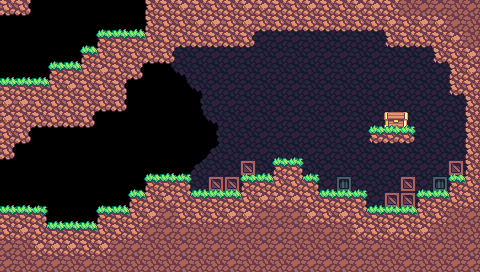

This is a level from a 2D game, rendered from its Tiled map with the project's own tilesets. A one-line summary and the complete map file follow:
An orthogonal 30x17 tile map with 16x16 px tiles, 5 tile layers (dirtBg, grassBg, chest, crate, ...), 7 tilesets.

<map version="1.0" tiledversion="1.1.1" orientation="orthogonal" renderorder="right-down" width="30" height="17" tilewidth="16" tileheight="16" infinite="0" nextobjectid="1">
 <properties>
  <property name="background" type="file" value="../../../images/backgrounds/grassland.png" />
  <property name="leftMap" value="levels/RPG/grassland/introduction3" />
  <property name="topMap" value="levels/RPG/grassland/main2" />
 </properties>
 <tileset firstgid="1" source="../../tiles/grass.tsx" />
 <tileset firstgid="37" source="../../tiles/crate.tsx" />
 <tileset firstgid="41" source="../../tiles/chest.tsx" />
 <tileset firstgid="45" source="../../tiles/player.tsx" />
 <tileset firstgid="46" source="../../tiles/grassBg.tsx" />
 <tileset firstgid="50" source="../../tiles/dirtBg.tsx" />
 <tileset firstgid="66" source="../../tiles/fence.tsx" />
 <layer name="dirtBg" width="30" height="17">
  <data encoding="csv">
0,0,0,0,0,0,0,0,0,0,50,51,51,51,50,51,50,50,51,50,50,51,50,51,51,51,51,50,50,50,
0,0,0,0,0,0,0,0,0,0,50,50,50,51,51,51,50,50,50,50,51,51,51,50,51,51,50,50,50,51,
0,0,0,0,0,0,0,0,0,0,50,51,50,51,50,51,51,51,51,50,50,51,50,50,51,50,51,51,50,51,
0,0,0,0,0,0,0,0,0,0,56,50,51,51,51,51,50,51,50,51,51,51,50,51,50,50,51,51,50,50,
0,0,0,0,0,0,0,0,0,0,57,56,50,50,51,50,51,50,50,50,51,50,51,51,51,51,50,51,50,51,
0,0,0,0,0,0,0,0,0,0,0,57,56,51,51,51,50,51,51,50,51,50,50,51,51,50,50,50,50,50,
0,0,0,0,0,0,0,0,0,0,0,0,60,51,51,50,50,50,51,51,50,51,50,50,50,51,51,51,50,50,
0,0,0,0,0,0,0,0,0,0,0,0,57,56,50,51,50,51,51,50,51,51,50,51,51,50,50,51,50,50,
0,0,0,0,0,0,0,0,0,0,0,0,0,60,50,50,51,51,51,51,50,51,51,50,51,50,50,50,51,51,
0,0,0,0,0,0,0,0,0,0,0,0,65,64,50,51,51,50,50,51,51,50,50,50,50,50,50,50,50,51,
0,0,0,0,0,0,0,0,0,0,0,65,64,50,50,50,50,51,51,50,51,50,50,51,51,51,51,51,51,51,
0,0,0,0,0,0,0,0,0,0,0,64,50,50,50,51,50,51,51,50,51,50,51,50,50,51,51,50,51,51,
0,0,0,0,0,0,0,0,0,0,0,50,51,51,51,50,51,50,50,51,51,51,50,51,51,50,51,51,51,51,
0,0,0,0,0,0,0,0,0,0,0,50,51,51,50,51,50,50,51,51,50,50,50,51,51,50,51,51,50,51,
0,0,0,0,0,0,0,0,0,0,0,50,51,51,51,51,50,50,50,51,50,51,50,50,50,51,51,50,51,50,
0,0,0,0,0,0,0,0,0,0,0,50,50,51,51,50,51,51,51,51,50,51,51,51,50,51,50,50,51,50,
0,0,0,0,0,0,0,0,0,0,0,50,51,51,51,50,50,50,51,51,51,50,51,50,51,51,50,50,50,51
</data>
 </layer>
 <layer name="grassBg" width="30" height="17">
  <data encoding="csv">
0,0,0,0,0,0,0,0,0,0,0,0,0,0,0,0,0,0,0,0,0,0,0,0,0,0,0,0,0,0,
0,0,0,0,0,0,48,46,0,0,0,0,0,0,0,0,0,0,0,0,0,0,0,0,0,0,0,0,0,0,
0,0,0,0,0,48,0,0,0,0,0,0,0,0,0,0,0,0,0,0,0,0,0,0,0,0,0,0,0,0,
0,0,0,48,46,0,0,0,0,0,0,0,0,0,0,0,0,0,0,0,0,0,0,0,0,0,0,0,0,0,
46,46,46,0,0,0,0,0,0,0,0,0,0,0,0,0,0,0,0,0,0,0,0,0,0,0,0,0,0,0,
0,0,0,0,0,0,0,0,0,0,0,0,0,0,0,0,0,0,0,0,0,0,0,0,0,0,0,0,0,0,
0,0,0,0,0,0,0,0,0,0,0,0,0,0,0,0,0,0,0,0,0,0,0,0,0,0,0,0,0,0,
0,0,0,0,0,0,0,0,0,0,0,0,0,0,0,0,0,0,0,0,0,0,0,48,46,48,0,0,0,0,
0,0,0,0,0,0,0,0,0,0,0,0,0,0,0,0,0,0,0,0,0,0,0,0,0,0,0,0,0,0,
0,0,0,0,0,0,0,0,0,0,0,0,0,0,0,0,0,48,48,0,0,0,0,0,0,0,0,0,0,0,
0,0,0,0,0,0,0,0,0,48,46,48,0,0,0,48,46,0,0,48,0,0,0,0,0,0,0,0,48,0,
0,0,0,0,0,0,0,0,48,0,0,0,46,46,46,0,0,0,0,0,46,46,48,0,0,0,48,46,0,0,
46,46,48,0,0,0,48,46,0,0,0,0,0,0,0,0,0,0,0,0,0,0,0,0,46,0,0,0,0,0,
0,0,0,46,46,46,0,0,0,0,0,0,0,0,0,0,0,0,0,0,0,0,0,0,0,0,0,0,0,0,
0,0,0,0,0,0,0,0,0,0,0,0,0,0,0,0,0,0,0,0,0,0,0,0,0,0,0,0,0,0,
0,0,0,0,0,0,0,0,0,0,0,0,0,0,0,0,0,0,0,0,0,0,0,0,0,0,0,0,0,0,
0,0,0,0,0,0,0,0,0,0,0,0,0,0,0,0,0,0,0,0,0,0,0,0,0,0,0,0,0,0
</data>
 </layer>
 <layer name="chest" width="30" height="17">
  <data encoding="csv">
0,0,0,0,0,0,0,0,0,0,0,0,0,0,0,0,0,0,0,0,0,0,0,0,0,0,0,0,0,0,
0,0,0,0,0,0,0,0,0,0,0,0,0,0,0,0,0,0,0,0,0,0,0,0,0,0,0,0,0,0,
0,0,0,0,0,0,0,0,0,0,0,0,0,0,0,0,0,0,0,0,0,0,0,0,0,0,0,0,0,0,
0,0,0,0,0,0,0,0,0,0,0,0,0,0,0,0,0,0,0,0,0,0,0,0,0,0,0,0,0,0,
0,0,0,0,0,0,0,0,0,0,0,0,0,0,0,0,0,0,0,0,0,0,0,0,0,0,0,0,0,0,
0,0,0,0,0,0,0,0,0,0,0,0,0,0,0,0,0,0,0,0,0,0,0,0,0,0,0,0,0,0,
0,0,0,0,0,0,0,0,0,0,0,0,0,0,0,0,0,0,0,0,0,0,0,0,0,0,0,0,0,0,
0,0,0,0,0,0,0,0,0,0,0,0,0,0,0,0,0,0,0,0,0,0,0,0,42,0,0,0,0,0,
0,0,0,0,0,0,0,0,0,0,0,0,0,0,0,0,0,0,0,0,0,0,0,0,0,0,0,0,0,0,
0,0,0,0,0,0,0,0,0,0,0,0,0,0,0,0,0,0,0,0,0,0,0,0,0,0,0,0,0,0,
0,0,0,0,0,0,0,0,0,0,0,0,0,0,0,0,0,0,0,0,0,0,0,0,0,0,0,0,0,0,
0,0,0,0,0,0,0,0,0,0,0,0,0,0,0,0,0,0,0,0,0,0,0,0,0,0,0,0,0,0,
0,0,0,0,0,0,0,0,0,0,0,0,0,0,0,0,0,0,0,0,0,0,0,0,0,0,0,0,0,0,
0,0,0,0,0,0,0,0,0,0,0,0,0,0,0,0,0,0,0,0,0,0,0,0,0,0,0,0,0,0,
0,0,0,0,0,0,0,0,0,0,0,0,0,0,0,0,0,0,0,0,0,0,0,0,0,0,0,0,0,0,
0,0,0,0,0,0,0,0,0,0,0,0,0,0,0,0,0,0,0,0,0,0,0,0,0,0,0,0,0,0,
0,0,0,0,0,0,0,0,0,0,0,0,0,0,0,0,0,0,0,0,0,0,0,0,0,0,0,0,0,0
</data>
 </layer>
 <layer name="crate" width="30" height="17">
  <data encoding="csv">
0,0,0,0,0,0,0,0,0,0,0,0,0,0,0,0,0,0,0,0,0,0,0,0,0,0,0,0,0,0,
0,0,0,0,0,0,0,0,0,0,0,0,0,0,0,0,0,0,0,0,0,0,0,0,0,0,0,0,0,0,
0,0,0,0,0,0,0,0,0,0,0,0,0,0,0,0,0,0,0,0,0,0,0,0,0,0,0,0,0,0,
0,0,0,0,0,0,0,0,0,0,0,0,0,0,0,0,0,0,0,0,0,0,0,0,0,0,0,0,0,0,
0,0,0,0,0,0,0,0,0,0,0,0,0,0,0,0,0,0,0,0,0,0,0,0,0,0,0,0,0,0,
0,0,0,0,0,0,0,0,0,0,0,0,0,0,0,0,0,0,0,0,0,0,0,0,0,0,0,0,0,0,
0,0,0,0,0,0,0,0,0,0,0,0,0,0,0,0,0,0,0,0,0,0,0,0,0,0,0,0,0,0,
0,0,0,0,0,0,0,0,0,0,0,0,0,0,0,0,0,0,0,0,0,0,0,0,0,0,0,0,0,0,
0,0,0,0,0,0,0,0,0,0,0,0,0,0,0,0,0,0,0,0,0,0,0,0,0,0,0,0,0,0,
0,0,0,0,0,0,0,0,0,0,0,0,0,0,0,0,0,0,0,0,0,0,0,0,0,0,0,0,0,0,
0,0,0,0,0,0,0,0,0,0,0,0,0,0,0,39,0,0,0,0,0,0,0,0,0,0,0,0,39,0,
0,0,0,0,0,0,0,0,0,0,0,0,0,39,39,0,0,0,0,0,0,40,0,0,0,39,0,40,0,0,
0,0,0,0,0,0,0,0,0,0,0,0,0,0,0,0,0,0,0,0,0,0,0,0,39,39,0,0,0,0,
0,0,0,0,0,0,0,0,0,0,0,0,0,0,0,0,0,0,0,0,0,0,0,0,0,0,0,0,0,0,
0,0,0,0,0,0,0,0,0,0,0,0,0,0,0,0,0,0,0,0,0,0,0,0,0,0,0,0,0,0,
0,0,0,0,0,0,0,0,0,0,0,0,0,0,0,0,0,0,0,0,0,0,0,0,0,0,0,0,0,0,
0,0,0,0,0,0,0,0,0,0,0,0,0,0,0,0,0,0,0,0,0,0,0,0,0,0,0,0,0,0
</data>
 </layer>
 <layer name="grass" width="30" height="17">
  <data encoding="csv">
21,22,0,0,0,0,0,0,0,14,15,27,15,15,15,27,27,15,15,27,15,15,27,27,15,31,28,28,31,28,
0,0,0,0,0,0,26,25,25,14,15,15,27,27,15,27,21,21,21,21,21,21,21,21,27,15,27,27,28,31,
0,0,0,0,0,26,8,9,9,5,15,21,21,21,21,22,0,0,0,0,0,0,0,0,20,21,21,15,27,31,
0,0,0,26,25,8,5,15,15,21,22,0,0,0,0,0,0,0,0,0,0,0,0,0,0,0,0,20,15,27,
25,25,25,8,9,5,27,15,22,0,0,0,0,0,0,0,0,0,0,0,0,0,0,0,0,0,0,0,14,27,
9,9,9,5,27,15,15,16,0,0,0,0,0,0,0,0,0,0,0,0,0,0,0,0,0,0,0,0,20,15,
27,27,15,15,15,15,21,22,0,0,0,0,0,0,0,0,0,0,0,0,0,0,0,0,0,0,0,0,0,14,
27,15,21,21,21,22,0,0,0,0,0,0,0,0,0,0,0,0,0,0,0,0,0,26,25,26,0,0,0,14,
15,22,0,0,0,0,0,0,0,0,0,0,0,0,0,0,0,0,0,0,0,0,0,2,3,4,0,0,0,14,
22,0,0,0,0,0,0,0,0,0,0,0,0,0,0,0,0,26,26,0,0,0,0,0,0,0,0,0,0,14,
0,0,0,0,0,0,0,0,0,26,25,26,0,0,0,26,25,8,10,26,0,0,0,0,0,0,0,0,26,14,
0,0,0,0,0,0,0,0,26,8,9,10,25,25,25,8,9,5,11,10,25,25,26,0,0,0,26,25,8,5,
25,25,26,0,0,0,26,25,8,5,27,11,9,9,9,5,27,27,27,15,9,9,10,25,25,25,8,9,5,15,
9,9,10,25,25,25,8,9,5,27,28,15,15,15,27,27,28,28,28,27,15,27,11,9,9,9,5,15,31,28,
15,27,11,9,9,9,5,15,15,28,28,28,31,28,31,28,28,28,28,31,28,31,27,15,27,15,27,31,31,31,
28,31,27,27,27,15,27,28,28,31,31,28,28,28,28,31,28,28,31,31,31,28,28,28,31,31,31,28,31,28,
28,31,28,28,31,28,31,31,31,31,31,28,31,31,28,31,31,31,28,28,28,28,28,31,31,28,31,31,28,28
</data>
 </layer>
</map>
